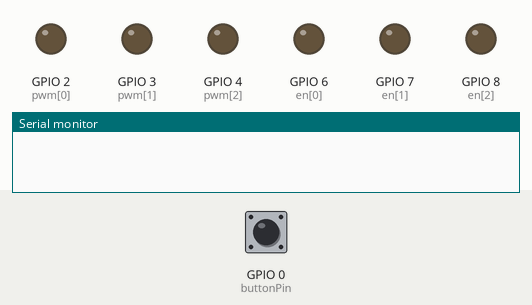
Recording of a sketch running on a simulated ESP32. On the bench: output pins drawn as LEDs (lit = HIGH), the last lines printed to the serial monitor. The test bench sets the inputs (shaded band); at power-on: GPIO 0 (buttonPin) HIGH.

Above: at 1.2 s.
1.3 s: GPIO 0 (buttonPin) pulled LOW for 0.15 s
At 2.4 s:
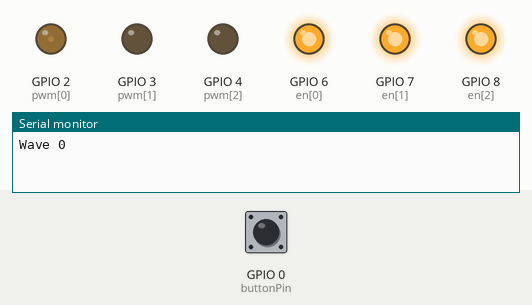
2.9 s: GPIO 0 (buttonPin) pulled LOW for 1 s
At 3.6 s:
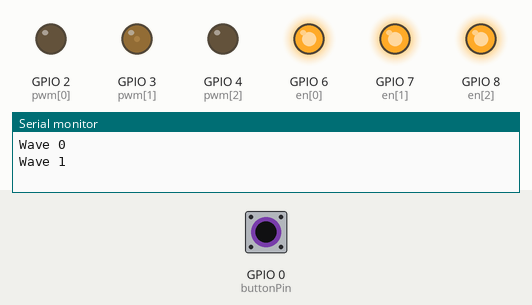
5.4 s: GPIO 0 (buttonPin) pulled LOW for 0.15 s
At 6.6 s:
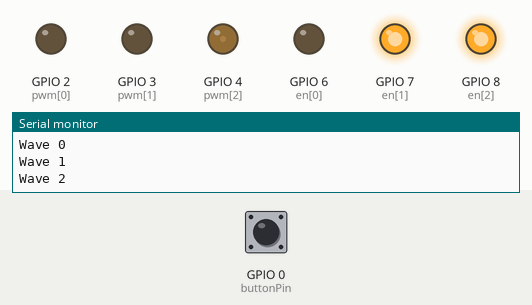
7.0 s: GPIO 0 (buttonPin) pulled LOW for 3.2 s
At 7.9 s:
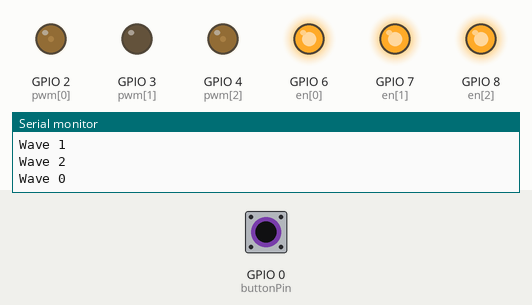
11.7 s: GPIO 0 (buttonPin) pulled LOW for 0.15 s
At 12.7 s:
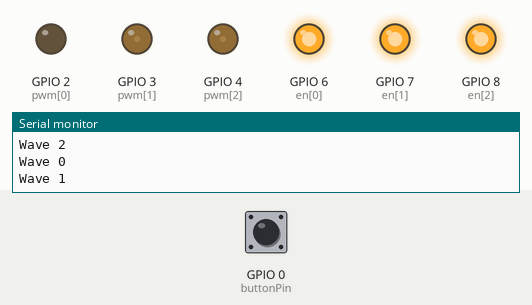
Timing chart, 0 to 14.3 s (numbered marks = the images above; inputs shaded):
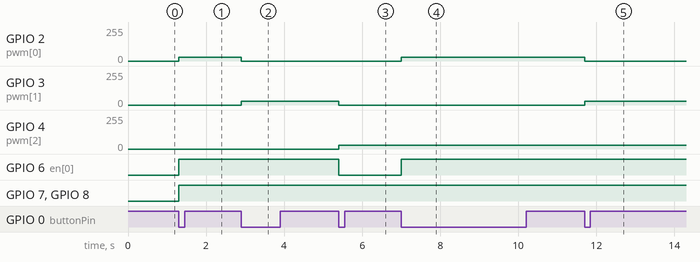

The sketch:

8313simulationWithButton.ino
```cpp
const int buttonPin = 0;
const int pwm[3] = {2,3,4}; //GPIO{4,3,2}
const int en[3] = {6,7,8};
const int pwmChannel[3] = {0,1,2}; //PWM channels (0-15)

const int PWMResolution = 10; //1-16 bits (10 bits = 1024 bins)
const int MAX_DUTY_CYCLE = (int)(pow(2, PWMResolution) - 1);

boolean steadyState = false;
boolean transientState = false;
boolean buttonState;

int phase = 0;
int increment;
int p = 0;
int step = 0;
int dutyCycle = 0.11*MAX_DUTY_CYCLE;

unsigned long debounceTime = 50;
unsigned long lastDebounceTime = 0;

/*Frequency: max 40MHz*/
const int PWMFreq = 20000; //5 KHz

const int d = 500;

boolean state = false;

void setup()
{
  /*Setup enable pins*/
  for(int i=0; i<3; i++)
  {
    pinMode(en[i], OUTPUT);
    digitalWrite(en[i], LOW);
    ledcSetup(pwmChannel[i], PWMFreq, PWMResolution); ///*Initialize channel*/
    ledcAttachPin(pwm[i], pwmChannel[i]); ///* Route PWM channel signal to GPIO pins */
  }

  pinMode(buttonPin, INPUT_PULLUP);

  Serial.begin(9600);
}

void loop() {
  buttonState = digitalRead(buttonPin);

  // First check if in transient state
  if(state != transientState){
    lastDebounceTime = millis();
    transientState = state;
  }

  // if enough time has passed then we're at steady state
  if((millis() - lastDebounceTime) > debounceTime){
    if(state == HIGH && buttonState == LOW){
      //button is pressed
      Serial.println("Wave " + String(step));
      // Go through steps
      if(step == 0){
        digitalWrite(en[1], HIGH);
        digitalWrite(en[2], HIGH);
        digitalWrite(en[0], HIGH);
        ledcWrite(pwmChannel[0], dutyCycle);
      }
      else if(step == 1){
        ledcWrite(pwmChannel[0], 0);
        digitalWrite(en[1], HIGH);
        ledcWrite(pwmChannel[1], dutyCycle);
      }
      else{
        ledcWrite(pwmChannel[1], 0);
        digitalWrite(en[0], LOW);
        digitalWrite(en[2], HIGH);
        ledcWrite(pwmChannel[2], dutyCycle);
      }

      step++;
      if(step > 2) step = 0;
    }
    else if(state == LOW && buttonState == HIGH){
      //button is released
    }
  }

  state = buttonState;

  /*
  Serial.println("Wave 1");
  digitalWrite(en[0], HIGH);
  ledcWrite(pwmChannel[0], 0.11*MAX_DUTY_CYCLE);
  delay(d);

  Serial.println("Wave 2");
  ledcWrite(pwmChannel[0], 0);
  digitalWrite(en[1], HIGH);
  ledcWrite(pwmChannel[1], 0.11*MAX_DUTY_CYCLE);
  delay(d);

  Serial.println("Wave 3");
  ledcWrite(pwmChannel[1], 0);
  digitalWrite(en[0], LOW);
  digitalWrite(en[2], HIGH);
  ledcWrite(pwmChannel[2], 0.11*MAX_DUTY_CYCLE);
  delay(d);

  Serial.println("------");
  digitalWrite(en[1], LOW);
  */
}
```

Measured:
- after the input at 1.3 s, GPIO 2 (pwm[0]): 0/255 → 28/255 at once; GPIO 6 (en[0]), GPIO 7 (en[1]), GPIO 8 (en[2]): LOW → HIGH at once
- after the input at 2.9 s, GPIO 2 (pwm[0]): 28/255 → 0/255 at once; GPIO 3 (pwm[1]): 0/255 → 28/255 at once
- after the input at 5.4 s, GPIO 3 (pwm[1]): 28/255 → 0/255 at once; GPIO 4 (pwm[2]): 0/255 → 28/255 at once; GPIO 6 (en[0]): HIGH → LOW at once
- after the input at 7.0 s, GPIO 2 (pwm[0]): 0/255 → 28/255 at once; GPIO 6 (en[0]): LOW → HIGH at once
- after the input at 11.7 s, GPIO 2 (pwm[0]): 28/255 → 0/255 at once; GPIO 3 (pwm[1]): 0/255 → 28/255 at once
